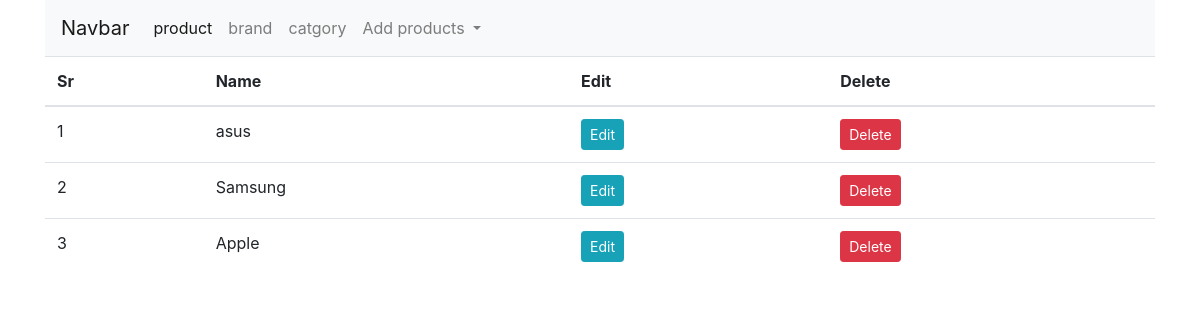
/brands, run on the app's committed database.
### mystoreapp/products/models.py (models this page shows, shortened)
class Brand(db.Model):
    id = db.Column(db.Integer, primary_key=True)
    name = db.Column(db.String(30), unique=True, nullable=False)

### mystoreapp/admin/routes.py (the view)
@app.route('/brands')
def brands():
    brands = Brand.query.order_by(Brand.id.desc()).all()
    return render_template('admin/brand.html', title='brands',brands=brands)

### mystoreapp/templates/admin/brand.html (shortened to what this page needs)
{% extends 'layout.html' %}
{% block content %}
<div class="container">
    <nav class="navbar navbar-expand-lg navbar-light bg-light">
        <a class="navbar-brand" href="{{url_for('admin')}}">Navbar</a>
        <div class="collapse navbar-collapse" id="navbarNavDropdown">
          <ul class="navbar-nav">
            <li class="nav-item active">
              <a class="nav-link" href="{{url_for('admin')}}">product <span class="sr-only">(current)</span></a>
            </li>
            <li class="nav-item">
              <a class="nav-link" href="{{url_for('brands')}}">brand</a>
            </li>
            <li class="nav-item">
              <a class="nav-link" href="{{url_for('categories')}}">catgory</a>
            </li>
            <li class="nav-item dropdown">
              <a class="nav-link dropdown-toggle" href="#" id="navbarDropdownMenuLink" role="button" data-toggle="dropdown" aria-haspopup="true" aria-expanded="false">
                Add products
              </a>
            </li>
          </ul>
        </div>
      </nav>
</div>
<div class="container">
    <table class="table tbale-sm">
        <thead>
            <th>Sr</th>
            <th>Name</th>
            <th>Edit</th>
            <th>Delete</th>
        </thead>
        <tbody>
         {% if brands %}
          {% for brand in brands %}
          <tr>
            <td>{{loop.index}}</td>
            <td>{{ brand.name }}</td>
            <td><a href="{{url_for('updatebrand', id=brand.id)}}" class="btn btn-sm btn-info">Edit</a></td>
            <td><button type="button" class="btn btn-danger btn-sm" data-toggle="modal" data-target="#exampleModal-{{brand.id}}">
              Delete
            </button></td>
          </tr>
          {% endfor %}
          {% endif %}
        </tbody>
    </table>
</div>
{% endblock content %}

### data on the page
Brand: name "asus"
Brand: name "Samsung"
Brand: name "Apple"
